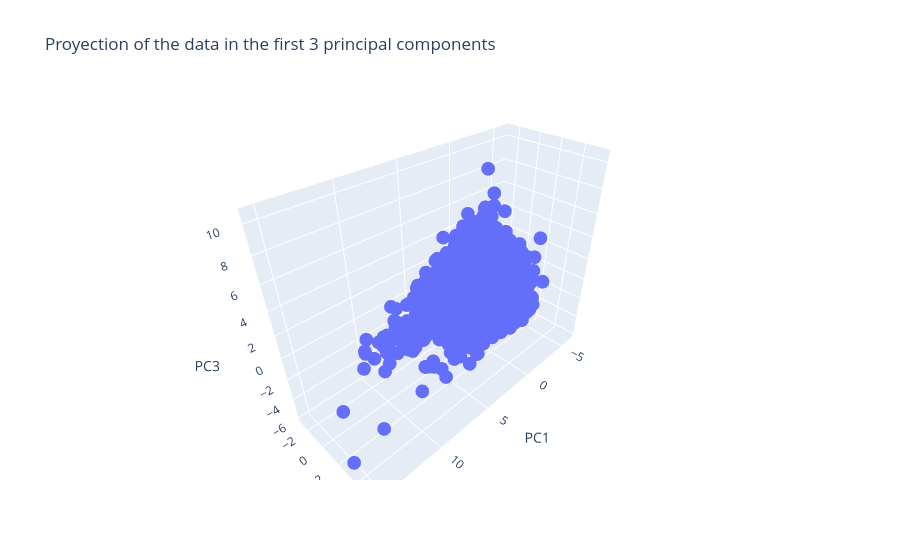

The notebook cell saved with this chart:
### Markdown cell above
## Visualization of Reduced Dimensionality

At the end of the day, this representation doesn't provide us with much detailed information since we are only visualizing about 30% of the variance. However, despite this limitation, we can still observe the presence of a large cluster. While the reduction in dimensions limits our ability to capture the full complexity of the data, the clustering pattern becomes somewhat apparent in this lower-dimensional space. This suggests that there may be distinct groups or patterns within the data that could be further explored using clustering techniques.

### Code cell
scaler = StandardScaler()
data_scaled = scaler.fit_transform(df_numeric)

# Aplicar PCA para reducir a 3 componentes
pca = PCA(n_components=3)
data_reduced_3 = pca.fit_transform(data_scaled)

# Convertir los resultados a un DataFrame para una mejor visualización
data_reduced_df_3 = pd.DataFrame(data_reduced_3, columns=['PC1', 'PC2', 'PC3'])

# Graficar las 3 primeras componentes de manera interactiva con Plotly
fig = px.scatter_3d(data_reduced_df_3, x='PC1', y='PC2', z='PC3', 
                    title='Proyection of the data in the first 3 principal components',
                    labels={'PC1': 'PC1', 'PC2': 'PC2', 'PC3': 'PC3'})

# Mostrar el gráfico
fig.show()

# Mostrar la varianza explicada por cada componente
print("Variability explained for each component", sum(pca.explained_variance_ratio_)*100)

### Figure 1 — Plotly figure (JSON) as saved in the notebook; plotly's stock layout.template omitted (floating-point values rounded to 4 significant figures; data arrays with more than 128 entries replaced by an {"elided": "..."} marker saying what was removed)
{"data": [{"hovertemplate": "PC1=%{x}<br>PC2=%{y}<br>PC3=%{z}<extra></extra>", "legendgroup": "", "marker": {"color": "#636efa", "symbol": "circle"}, "mode": "markers", "name": "", "scene": "scene", "showlegend": false, "type": "scatter3d", "x": {"elided": "8809 float values"}, "y": {"elided": "8809 float values"}, "z": {"elided": "8809 float values"}}], "layout": {"legend": {"tracegroupgap": 0}, "scene": {"domain": {"x": [0, 1], "y": [0, 1]}, "xaxis": {"title": {"text": "PC1"}}, "yaxis": {"title": {"text": "PC2"}}, "zaxis": {"title": {"text": "PC3"}}}, "title": {"text": "Proyection of the data in the first 3 principal components"}}}
